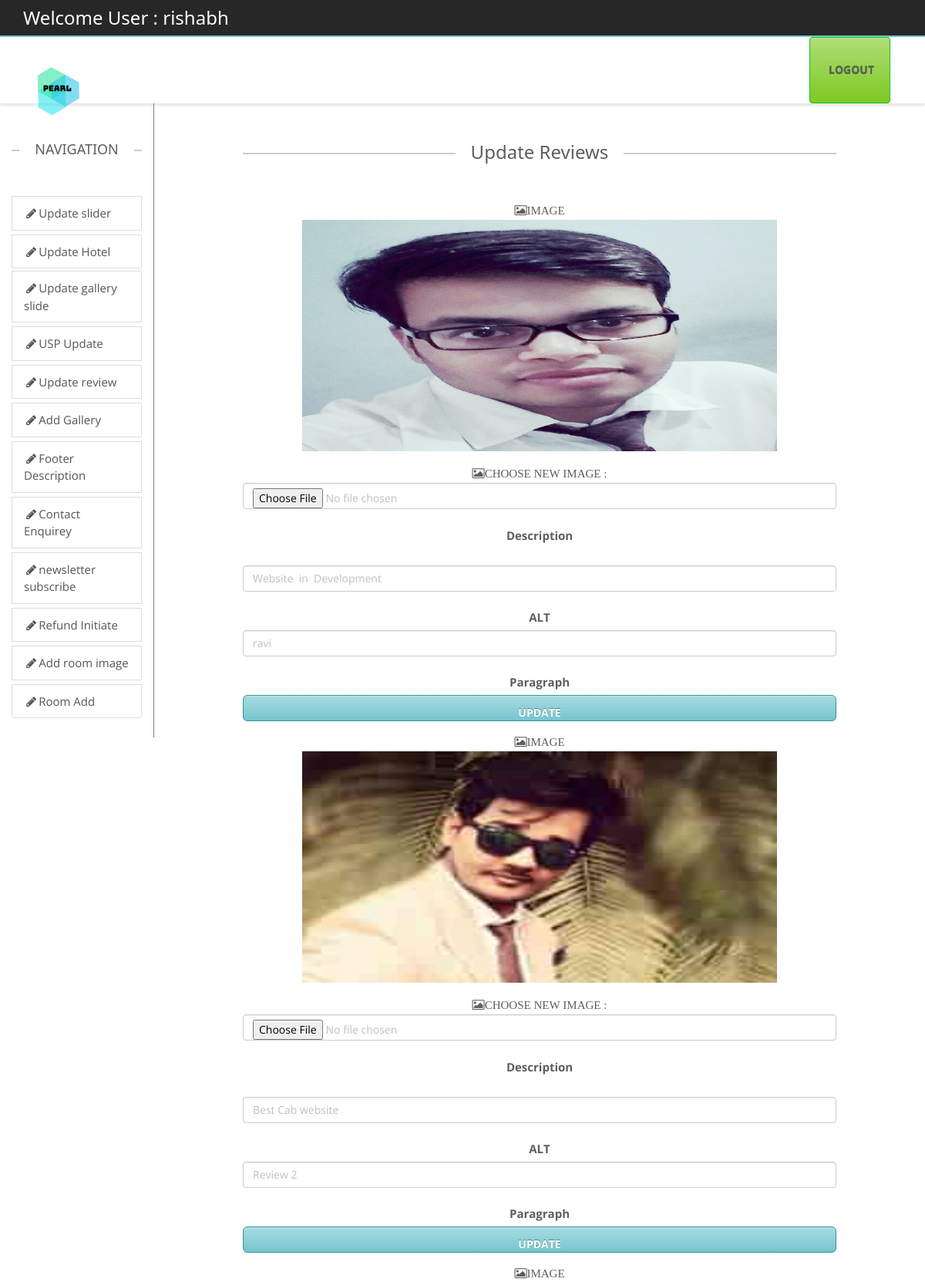
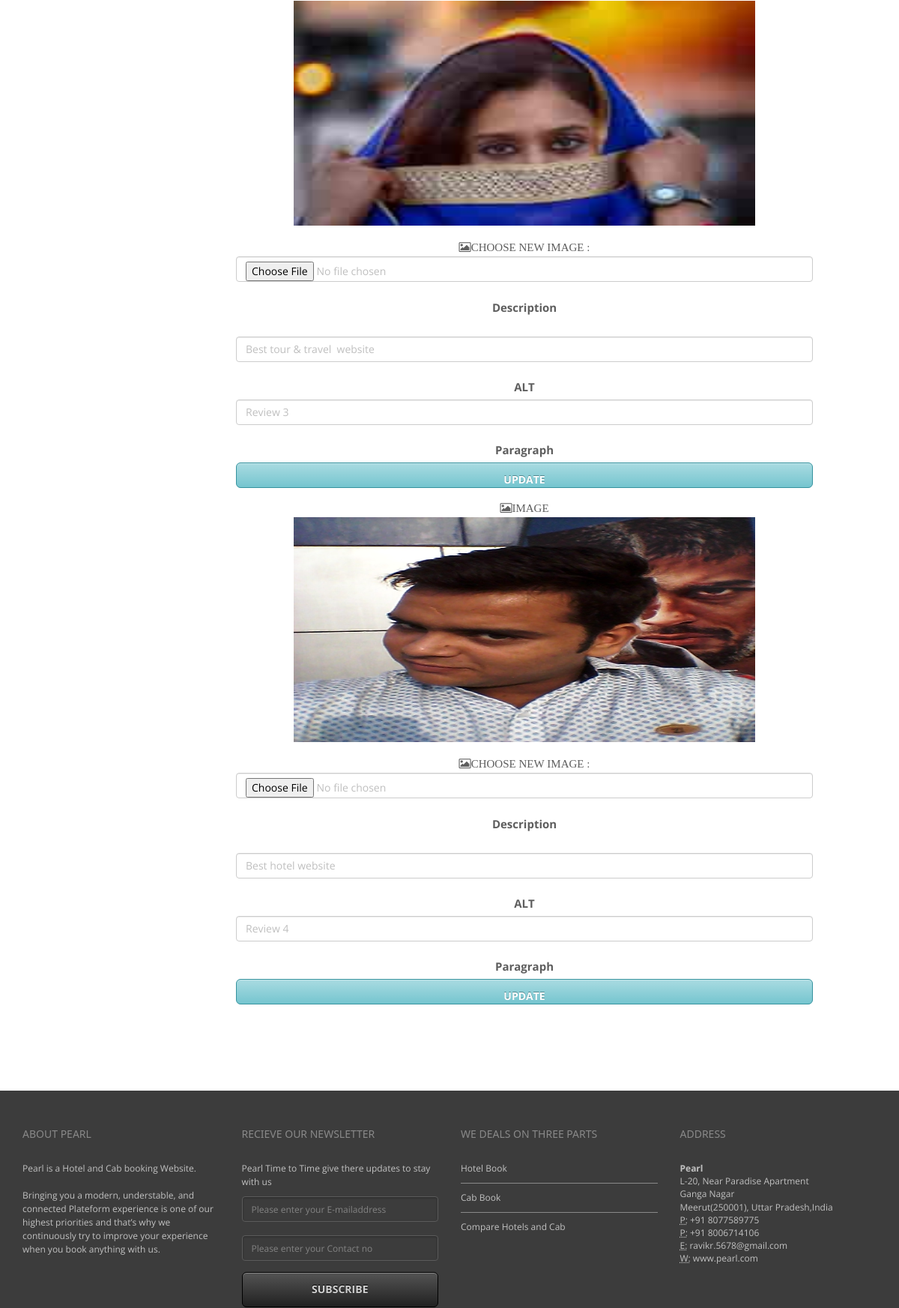
The page /backend/updatereview.php (signed in, upper part) on the database its author committed (2 pictures, top to bottom).
### tables this page shows
CREATE TABLE `review` (
  `images` varchar(100) DEFAULT NULL,
  `alt` varchar(100) DEFAULT NULL,
  `description` varchar(100) DEFAULT NULL,
  `reviewid` varchar(40) DEFAULT NULL
);

### backend/updatereview.php (the view, shortened to what this page needs)
<?php
include("headeradmin.php");
include("navigation.php");?>
        <div class="col-sm-1 ">
        </div>
		<div class="col-sm-8">
        <div class="containe-fluid text-center" >
             <h3 class="lined-heading mt50">
            <span>
            Update Reviews
            </span>
        </h3>
        <?php
		     include("connect.php");
			 $res=mysqli_query($con,"select * from review")or die(mysqli_error($con));
		     while($row=mysqli_fetch_array($res)){
		?>
        <form action="review.php" class="form-group" method="post" enctype="multipart/form-data" >
        <label class="fa fa-photo">IMAGE</label><br>
        <img src="../images/reviews/<?php echo $row[0];?>" style="height:300px;width:80%;" /><br >
        <br/>
        <label class="fa fa-photo" style="text-align:left">CHOOSE NEW IMAGE :</label>
        <input class="form-control" type="file" id="image" name="image"/><br>
        <label >Description</label><br>
        <input class="form-control" type="text" value="<?php echo $row[3];?>" name="imageid" id="imageid" style="display:none;" /><br>
        <input class="form-control" type="text" value="<?php echo $row[2];?>" name="description" id="description" /><br>
       <label >ALT</label><br>
       <input class="form-control" type="text" value="<?php echo $row[1];?>" name="alt" id="description" /><br>
     <label >Paragraph</label><br>
        <input type="submit" class="form-control btn btn-lg btn-primary" value="Update" />
        </form>
        <?php
			 }
			 ?>
		</div>
		</div>
        <div class="col-sm-1">
        </div>
	</div>
</div>
<?php include("footer.php");?>

### backend/css/theme.css (style rules this page uses)
body { overflow-x: hidden; }
html, html a { -webkit-font-smoothing: antialiased !important; }
h1, h2, h3, h4, h5, h6, .h1, .h2, .h3, .h4, .h5, .h6 { font-family: "Open Sans", "Helvetica Neue", Helvetica, Arial, sans-serif; font-weight: 600; line-height: 1.1; color: #5e5e5e; }
h3, .h3 { font-size: 18px; }
.lined-heading { position: relative; margin-top: 0; margin-bottom: 50px; text-align: center; display: block; }
h1.lined-heading:before, h2.lined-heading:before, h3.lined-heading:before, h4.lined-heading:before, h5.lined-heading:before, h6.lined-heading:before { position: absolute; top: 50%; z-index: 1; display: block; width: 100%; height: 1px; border-top: 2px solid #ccc; content: ""; }
h1.lined-heading span, h2.lined-heading span, h3.lined-heading span, h4.lined-heading span, h5.lined-heading span, h6.lined-heading span { position: relative; z-index: 1; padding: 0 20px; background: #fff; display: inline-block; }
body ,.ui-widget, .revolution-starhotel { font-family: "Open Sans", "Helvetica Neue", Helvetica, Arial, sans-serif !important; font-size: 13px; }
.mt50 { margin-top: 50px; }
label { color: #5e5e5e; }
.form-control { color: #bfbfbf; }
.btn { background: -moz-linear-gradient(top, rgba(255,255,255,0.38) 0%, rgba(255,255,255,0) 100%); background: -webkit-gradient(linear, left top, left bottom, color-stop(0%, rgba(255,255,255,0.38)), color-stop(100%, rgba(255,255,255,0))); background: -webkit-linear-gradient(top, rgba(255,255,255,0.38) 0%, rgba(255,255,255,0) 100%); background: -o-linear-gradient(top, rgba(255,255,255,0.38) 0%, rgba(255,255,255,0) 100%); background: -ms-linear-gradient(top, rgba(255,255,255,0.38) 0%, rgba(255,255,255,0) 100%); background: linear-gradient(to bottom, rgba(255,255,255,0.38) 0%, rgba(255,255,255,0) 100%); filter: progid:DXImageTransform.Microsoft.gradient( startColorstr='#61ffffff', endColorstr='#00ffffff', GradientType=0 ); color: #ffffff; -webkit-box-shadow: inset 0 1px 0 0 rgba(255,255,255,0.3); box-shadow: inset 0 1px 0 0 rgba(255,255,255,0.3); -webkit-transition: all 0.1s ease-in; -moz-transition: all 0.1s ease-in; -ms-transition: all 0.1s ease-in; -o-transition: all 0.1s ease-in; transition: all 0.1s ease-in; text-transform: uppercase; font-weight: bold; }
.btn-lg { padding: 13px 18px; font-size: 14px; }

### backend/css/w3.css (style rules this page uses)
button,hr,input { overflow:visible }
html { box-sizing:border-box;-ms-text-size-adjust:100%;-webkit-text-size-adjust:100%;overflow-x:hidden }
*,:after,:before { box-sizing:inherit }
body { margin:0 }
img { border-style:none;margin-bottom:-5px }
button,input,select,textarea { font:inherit;margin:0 }
[type=reset],[type=submit],button,html [type=button] { -webkit-appearance:button }
body,html { font-family:Verdana,sans-serif;font-size:15px;line-height:1.5 }
h3 { font-size:24px }
h1,h2,h3,h4,h5,h6 { font-family:"Segoe UI",Arial,sans-serif;font-weight:400;margin:10px 0 }

### backend/css/colors/turquoise.css (style rules this page uses)
.btn-primary { background-color: #75c5cf; border-color: #35929e; text-shadow: 0 -1px 0 #50878e; }

### rows shown on the page
review: images (picture), description "Website in Development", alt "ravi"
review: images (picture), description "Best Cab website", alt "Review 2"
review: images (picture), description "Best tour & travel website", alt "Review 3"
review: images (picture), description "Best hotel website", alt "Review 4"

### other values the page prints
$_SESSION['login_user'] "rishabh"
